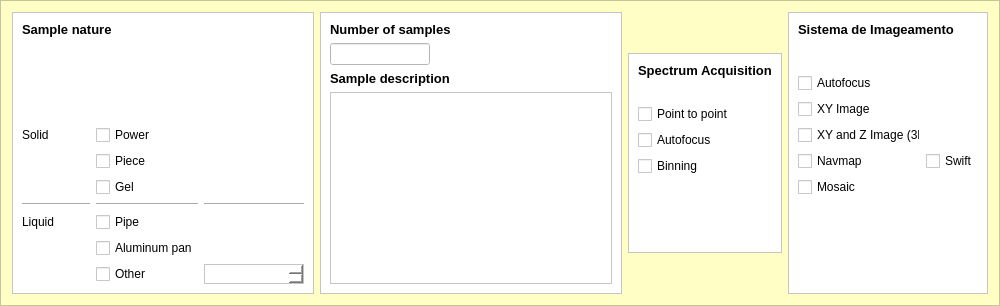
        <widget class="QFrame" name="frame_3">
         <property name="minimumSize">
          <size>
           <width>1000</width>
           <height>220</height>
          </size>
         </property>
         <property name="maximumSize">
          <size>
           <width>16777215</width>
           <height>16777215</height>
          </size>
         </property>
         <property name="styleSheet">
          <string notr="true">background-color: rgb(255, 255, 197);</string>
         </property>
         <property name="frameShape">
          <enum>QFrame::StyledPanel</enum>
         </property>
         <property name="frameShadow">
          <enum>QFrame::Raised</enum>
         </property>
         <layout class="QHBoxLayout" name="horizontalLayout">
          <item>
           <widget class="QFrame" name="frame_11">
            <property name="minimumSize">
             <size>
              <width>300</width>
              <height>200</height>
             </size>
            </property>
            <property name="maximumSize">
             <size>
              <width>350</width>
              <height>16777215</height>
             </size>
            </property>
            <property name="styleSheet">
             <string notr="true">background-color: rgb(255, 255, 255);</string>
            </property>
            <property name="frameShape">
             <enum>QFrame::StyledPanel</enum>
            </property>
            <property name="frameShadow">
             <enum>QFrame::Raised</enum>
            </property>
            <layout class="QGridLayout" name="gridLayout_2">
             <item row="5" column="1">
              <widget class="QCheckBox" name="gel_checkBox">
               <property name="text">
                <string>Gel</string>
               </property>
              </widget>
             </item>
             <item row="7" column="1">
              <widget class="QCheckBox" name="cachimbo_checkBox">
               <property name="text">
                <string>Pipe</string>
               </property>
              </widget>
             </item>
             <item row="9" column="1">
              <widget class="QCheckBox" name="outra_amostra_checkBox">
               <property name="text">
                <string>Other</string>
               </property>
              </widget>
             </item>
             <item row="9" column="2">
              <widget class="QTextEdit" name="outra_amostra_textEdit">
               <property name="maximumSize">
                <size>
                 <width>100</width>
                 <height>20</height>
                </size>
               </property>
              </widget>
             </item>
             <item row="3" column="1">
              <widget class="QCheckBox" name="powder_checkBox">
               <property name="text">
                <string>Power</string>
               </property>
              </widget>
             </item>
             <item row="6" column="2">
              <widget class="Line" name="line_3">
               <property name="orientation">
                <enum>Qt::Horizontal</enum>
               </property>
              </widget>
             </item>
             <item row="3" column="0">
              <widget class="QLabel" name="label_21">
               <property name="text">
                <string>Solid</string>
               </property>
              </widget>
             </item>
             <item row="6" column="1">
              <widget class="Line" name="line_2">
               <property name="orientation">
                <enum>Qt::Horizontal</enum>
               </property>
              </widget>
             </item>
             <item row="6" column="0">
              <widget class="Line" name="line">
               <property name="orientation">
                <enum>Qt::Horizontal</enum>
               </property>
              </widget>
             </item>
             <item row="7" column="0">
              <widget class="QLabel" name="label_22">
               <property name="text">
                <string>Liquid</string>
               </property>
              </widget>
             </item>
             <item row="1" column="0" colspan="2">
              <widget class="QLabel" name="label_2">
               <property name="font">
                <font>
                 <pointsize>10</pointsize>
                 <weight>75</weight>
                 <bold>true</bold>
                </font>
               </property>
               <property name="text">
                <string>Sample nature</string>
               </property>
              </widget>
             </item>
             <item row="4" column="1">
              <widget class="QCheckBox" name="piece_checkBox">
               <property name="text">
                <string>Piece</string>
               </property>
              </widget>
             </item>
             <item row="8" column="1">
              <widget class="QCheckBox" name="al_checkBox">
               <property name="text">
                <string>Aluminum pan</string>
               </property>
              </widget>
             </item>
             <item row="2" column="0">
              <spacer name="verticalSpacer_8">
               <property name="orientation">
                <enum>Qt::Vertical</enum>
               </property>
               <property name="sizeHint" stdset="0">
                <size>
                 <width>20</width>
                 <height>40</height>
                </size>
               </property>
              </spacer>
             </item>
            </layout>
           </widget>
          </item>
          <item>
           <widget class="QFrame" name="frame_12">
            <property name="maximumSize">
             <size>
              <width>350</width>
              <height>16777215</height>
             </size>
            </property>
            <property name="styleSheet">
             <string notr="true">background-color: rgb(255, 255, 255);</string>
            </property>
            <property name="frameShape">
             <enum>QFrame::StyledPanel</enum>
            </property>
            <property name="frameShadow">
             <enum>QFrame::Raised</enum>
            </property>
            <layout class="QVBoxLayout" name="verticalLayout_5">
             <item>
              <widget class="QLabel" name="label">
               <property name="minimumSize">
                <size>
                 <width>110</width>
                 <height>0</height>
                </size>
               </property>
               <property name="font">
                <font>
                 <pointsize>10</pointsize>
                 <weight>75</weight>
                 <bold>true</bold>
                </font>
               </property>
               <property name="text">
                <string>Number of samples</string>
               </property>
              </widget>
             </item>
             <item>
              <widget class="QLineEdit" name="numero_amostras_lineEdit">
               <property name="maximumSize">
                <size>
                 <width>100</width>
                 <height>16777215</height>
                </size>
               </property>
              </widget>
             </item>
             <item>
              <widget class="QLabel" name="label_3">
               <property name="font">
                <font>
                 <pointsize>10</pointsize>
                 <weight>75</weight>
                 <bold>true</bold>
                </font>
               </property>
               <property name="text">
                <string>Sample description</string>
               </property>
              </widget>
             </item>
             <item>
              <widget class="QPlainTextEdit" name="description_plainTextEdit">
               <property name="minimumSize">
                <size>
                 <width>0</width>
                 <height>0</height>
                </size>
               </property>
               <property name="maximumSize">
                <size>
                 <width>16777215</width>
                 <height>16777215</height>
                </size>
               </property>
              </widget>
             </item>
            </layout>
           </widget>
          </item>
          <item>
           <widget class="QFrame" name="frame_14">
            <property name="maximumSize">
             <size>
              <width>170</width>
              <height>200</height>
             </size>
            </property>
            <property name="styleSheet">
             <string notr="true">background-color: rgb(255, 255, 255);</string>
            </property>
            <property name="frameShape">
             <enum>QFrame::StyledPanel</enum>
            </property>
            <property name="frameShadow">
             <enum>QFrame::Raised</enum>
            </property>
            <layout class="QGridLayout" name="gridLayout_3">
             <item row="0" column="0">
              <widget class="QLabel" name="label_4">
               <property name="enabled">
                <bool>true</bool>
               </property>
               <property name="maximumSize">
                <size>
                 <width>150</width>
                 <height>20</height>
                </size>
               </property>
               <property name="font">
                <font>
                 <pointsize>10</pointsize>
                 <weight>75</weight>
                 <bold>true</bold>
                </font>
               </property>
               <property name="text">
                <string>Spectrum Acquisition</string>
               </property>
              </widget>
             </item>
             <item row="1" column="0">
              <spacer name="verticalSpacer">
               <property name="orientation">
                <enum>Qt::Vertical</enum>
               </property>
               <property name="sizeType">
                <enum>QSizePolicy::Preferred</enum>
               </property>
               <property name="sizeHint" stdset="0">
                <size>
                 <width>20</width>
                 <height>20</height>
                </size>
               </property>
              </spacer>
             </item>
             <item row="3" column="0">
              <widget class="QCheckBox" name="pontoaponto_checkBox">
               <property name="text">
                <string>Point to point</string>
               </property>
              </widget>
             </item>
             <item row="4" column="0">
              <widget class="QCheckBox" name="espectro_autofocus_checkBox">
               <property name="text">
                <string>Autofocus</string>
               </property>
              </widget>
             </item>
             <item row="5" column="0">
              <widget class="QCheckBox" name="binning_checkBox">
               <property name="text">
                <string>Binning</string>
               </property>
              </widget>
             </item>
             <item row="6" column="0">
              <spacer name="verticalSpacer_4">
               <property name="orientation">
                <enum>Qt::Vertical</enum>
               </property>
               <property name="sizeHint" stdset="0">
                <size>
                 <width>20</width>
                 <height>40</height>
                </size>
               </property>
              </spacer>
             </item>
            </layout>
           </widget>
          </item>
          <item>
           <widget class="QFrame" name="frame_15">
            <property name="maximumSize">
             <size>
              <width>200</width>
              <height>16777215</height>
             </size>
            </property>
            <property name="styleSheet">
             <string notr="true">background-color: rgb(255, 255, 255);</string>
            </property>
            <property name="frameShape">
             <enum>QFrame::StyledPanel</enum>
            </property>
            <property name="frameShadow">
             <enum>QFrame::Raised</enum>
            </property>
            <layout class="QGridLayout" name="gridLayout_4">
             <item row="2" column="0">
              <spacer name="verticalSpacer_2">
               <property name="orientation">
                <enum>Qt::Vertical</enum>
               </property>
               <property name="sizeType">
                <enum>QSizePolicy::Preferred</enum>
               </property>
               <property name="sizeHint" stdset="0">
                <size>
                 <width>20</width>
                 <height>30</height>
                </size>
               </property>
              </spacer>
             </item>
             <item row="6" column="0">
              <widget class="QCheckBox" name="navmap_checkBox">
               <property name="text">
                <string>Navmap</string>
               </property>
              </widget>
             </item>
             <item row="4" column="0">
              <widget class="QCheckBox" name="imagemxy_checkBox">
               <property name="text">
                <string>XY Image</string>
               </property>
              </widget>
             </item>
             <item row="3" column="0">
              <widget class="QCheckBox" name="imagem_autofocus_checkBox">
               <property name="text">
                <string>Autofocus</string>
               </property>
              </widget>
             </item>
             <item row="5" column="0">
              <widget class="QCheckBox" name="imagemxyz_checkBox">
               <property name="text">
                <string>XY and Z Image (3D)</string>
               </property>
              </widget>
             </item>
             <item row="6" column="1">
              <widget class="QCheckBox" name="swift_checkBox">
               <property name="maximumSize">
                <size>
                 <width>80</width>
                 <height>16777215</height>
                </size>
               </property>
               <property name="text">
                <string>Swift</string>
               </property>
              </widget>
             </item>
             <item row="8" column="0">
              <widget class="QCheckBox" name="mosaico_checkBox">
               <property name="text">
                <string>Mosaic</string>
               </property>
              </widget>
             </item>
             <item row="1" column="0" colspan="2">
              <widget class="QLabel" name="label_5">
               <property name="maximumSize">
                <size>
                 <width>16777215</width>
                 <height>20</height>
                </size>
               </property>
               <property name="font">
                <font>
                 <pointsize>10</pointsize>
                 <weight>75</weight>
                 <bold>true</bold>
                </font>
               </property>
               <property name="text">
                <string>Sistema de Imageamento</string>
               </property>
              </widget>
             </item>
             <item row="9" column="0">
              <spacer name="verticalSpacer_3">
               <property name="orientation">
                <enum>Qt::Vertical</enum>
               </property>
               <property name="sizeHint" stdset="0">
                <size>
                 <width>20</width>
                 <height>40</height>
                </size>
               </property>
              </spacer>
             </item>
            </layout>
           </widget>
          </item>
         </layout>
        </widget>
